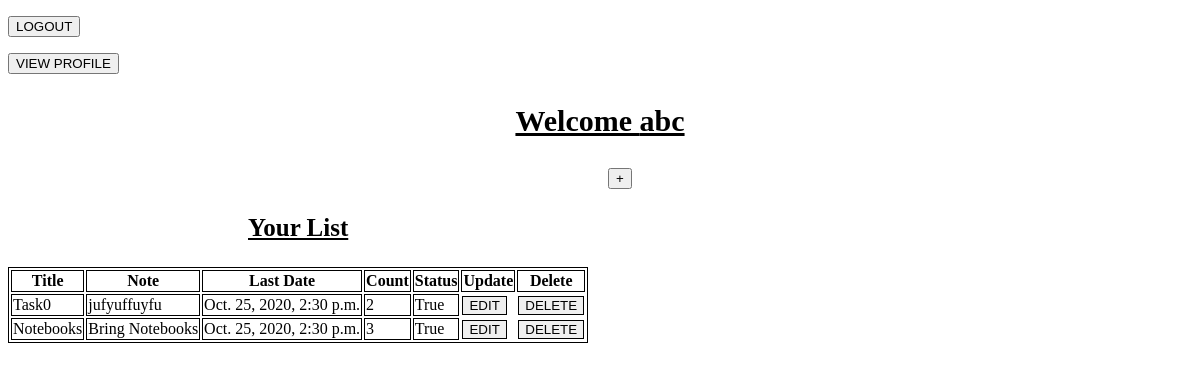
Before: /display/ (signed in) with the older database file.
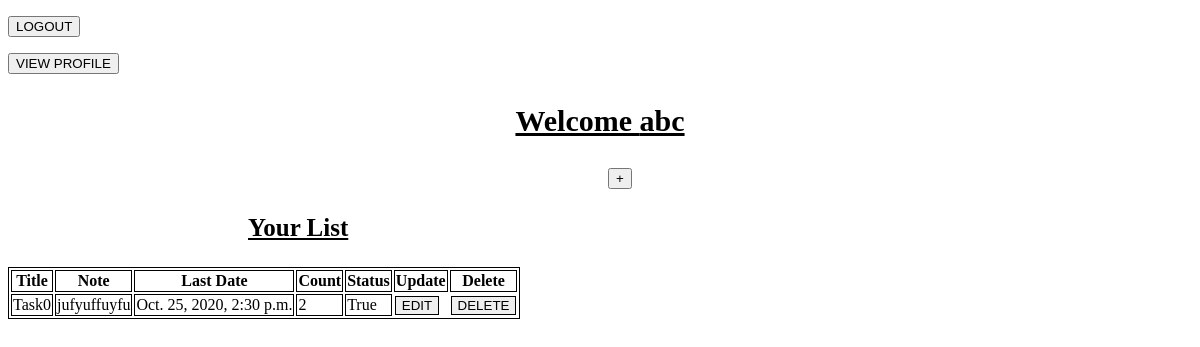
After: the same page with the newer database file.
### task_1/models.py (models this page shows)
class register1(AbstractUser):
    profile_picture=models.ImageField(null=True,blank=True,upload_to="images/")
    email=models.EmailField(unique=True)

class todo(models.Model):
    Title=models.CharField(unique=True,max_length=100)
    Note=models.TextField()
    Save_Date=models.DateTimeField(auto_now_add=True)
    Last_Date=models.DateTimeField()
    Status=models.BooleanField()
    Count=models.IntegerField(default=0)
    name=models.ForeignKey(register1,on_delete=models.CASCADE)

### task_1/views.py (the view)
# urls.py: path("display/",views.display_page,name="display"),
def display_page(request):
    if request.method=="POST":
        return redirect('list')
    else:
        Name2=request.user
        print(Name2)
        obj=todo.objects.filter(name=Name2)
        return render(request,'welcome.html',{'Name':Name2,'obj':obj})

### task_1/templates/welcome.html (shortened to what this page needs)
<!DOCTYPE html>
<html lang="en">
<head>
</head>
<body>
    <form action="{% url "logout" %}" class="d-inline">
        <p><button type="submit">LOGOUT</button></p>
    </form>
   <form action="{% url "ViewProfile"%}" class="d-inline">
        <p><button>VIEW PROFILE</button></p>
    </form>
    <p style="text-align:center;font-size:30px;"><strong><u>Welcome {{Name}}</u></strong></p>
    <form action="{% url 'list' %}" style="margin-left:600px;">
        <button type="submit">+</button>
    </form>
    <p style="font-size:25px;margin-left:240px;"><u><strong>Your List</strong></u></p>
    <p>
    <table class="table">
        <thead class="table">
          <tr class="table">
            <th scope="col" class="table">Title</th>
            <th scope="col" class="table">Note</th>
            <th scope="col" class="table">Last Date</th>
            <th scope="col" class="table">Count</th>
            <th scope="col" class="table">Status</th>
            <th scope="col" class="table">Update</th>
            <th scope="col" class="table">Delete</th>
          </tr>
        </thead>
        <tbody>
            {%for i in obj%}
                <tr>
                    <td class="table">{{i.Title}}</td>
                    <td class="table">{{i.Note}}</td>
                    <td class="table">{{i.Last_Date}}</td>
                    <td class="table">{{i.Count}}</td>
                    <td class="table">{{i.Status}}</td>
                    <td>
                        <form action="{% url "update" i.id %}" class="d-inline">
                            <button class="table">EDIT</button>
                        </form>
                    </td>
                    <td>
                        <form action="{% url "delete" i.id %}" method="POST" class="d-inline">
                            <button type="submit" class="table">DELETE</button>
                        </form>
                    </td>
                </tr>
            {% endfor %}
        </tbody>
    </table></p>
</body>
</html>

### task_1/templates/welcome.html (style rules this page uses)
.table { border:1px solid black; }

Changed rows visible on the page:
removed todo: Title "Notebooks", Note "Bring Notebooks", Last_Date "Oct. 25, 2020, 2:30 p.m.", Count "3", Status "True"
